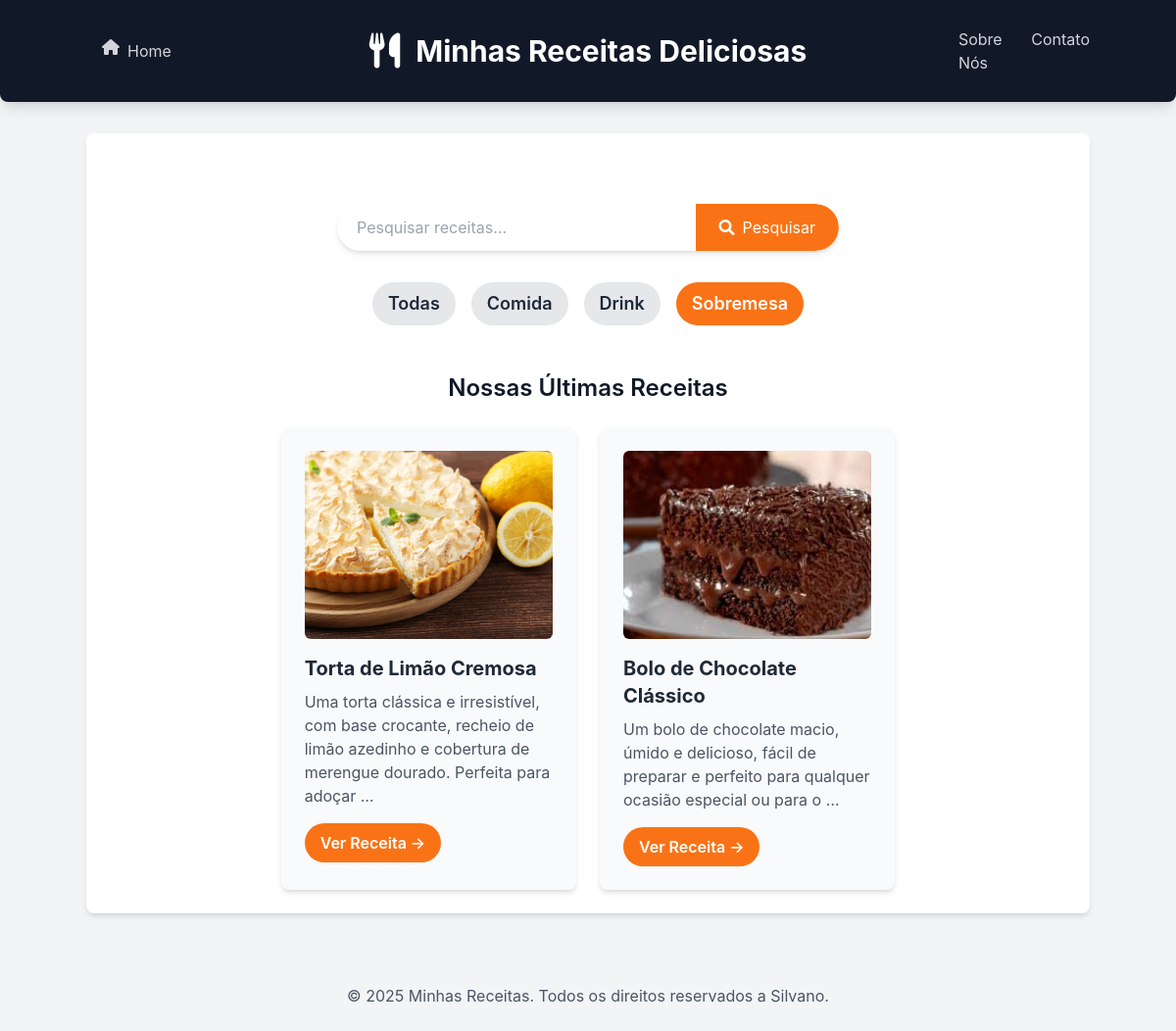
The page /receitas?categoria=sobremesa on the database its author committed.
### receitas/models.py (models this page shows, shortened)
class Receita(models.Model):
    CATEGORIAS = [
        ('comida', 'Comida'),
        ('drink', 'drink'),
        ('sobremesa', 'Sobremesa'),
    ]
    title = models.CharField(max_length=200)
    description = models.TextField()
    ingredients = models.TextField()
    instructions = models.TextField()
    image = models.ImageField (upload_to='receitas/images/',
    blank=True, null=True)
    categoria = models.CharField(
        max_length=20,
        choices=CATEGORIAS,
        default='comida')
    created_at = models.DateTimeField(auto_now_add=True)
    updated_at = models.DateTimeField(auto_now=True)
    class Meta:
        verbose_name = "Receita"
        verbose_name_plural = "Receitas"
        ordering = ['-created_at']

### receitas/views.py (the view)
# urls.py: 2. Add a URL to urlpatterns:  path('', views.home, name='home')
def home(request):
    categoria_slug = request.GET.get('categoria')
    categorias_choices = [choice[0] for choice in Receita.CATEGORIAS]
    if categoria_slug:
        receitas = Receita.objects.filter(categoria=categoria_slug)
        categoria_selecionada = categoria_slug
    else:
        receitas = Receita.objects.all()
        categoria_selecionada = None
    return render(request, 'receitas/home.html', {
        'receitas': receitas,
        'categorias': categorias_choices,
        'categoria_selecionada': categoria_selecionada
    })

### receitas/templates/receitas/home.html (shortened to what this page needs)
{% extends "receitas/base.html" %}
{% block content %}
    <section class="container mx-auto mt-8 p-4 flex justify-center">
        <form method="GET" action="{% url 'pesquisar_receitas' %}" class="w-full max-w-lg flex bg-white rounded-full shadow-md overflow-hidden">
            <input type="text" name="q" placeholder="Pesquisar receitas..." class="flex-grow p-3 text-gray-700 focus:outline-none focus:ring-2 focus:ring-orange-500 rounded-l-full pl-5">
            <button type="submit" class="bg-orange-500 hover:bg-orange-600 text-white p-3 px-6 rounded-r-full transition duration-300 ease-in-out flex items-center justify-center">
                <i class="fas fa-search mr-2"></i> Pesquisar
            </button>
        </form>
    </section>
    <nav class="flex justify-center space-x-4 py-4">
    <a href="{% url 'home' %}"
       class="text-lg font-semibold px-4 py-2 rounded-full transition-colors {% if not categoria_selecionada %}bg-orange-500 text-white{% else %}bg-gray-200 text-gray-800 hover:bg-gray-300{% endif %}"> Todas
    </a>
    {% for categoria in categorias %}
        <a href="{% url 'home' %}?categoria={{ categoria }}"
           class="text-lg font-semibold px-4 py-2 rounded-full transition-colors {% if categoria == categoria_selecionada %}bg-orange-500 text-white{% else %}bg-gray-200
text-gray-800 hover:bg-gray-300{% endif %}">
           {{ categoria|capfirst }}
        </a>
    {% endfor %}
</nav>
    <h2 class="text-2xl font-semibold mb-6 text-center mt-8">Nossas Últimas Receitas</h2>
    <div class="flex flex-wrap justify-center gap-6">
        {% for receita in receitas %}
            <div class="w-full sm:w-[calc(50%-1.5rem)] lg:w-[calc(33.333%-1.5rem)] bg-gray-50 p-6 rounded-lg shadow-md hover:shadow-lg transition-shadow duration-300 ease-in-out">
                {% if receita.image %}
                <img src="{{ receita.image.url }}" alt="Imagem de {{ receita.title }}" class="w-full h-48 object-cover rounded-md mb-4">
                {% endif %}
                <h3 class="text-xl font-bold mb-2 text-gray-800">{{ receita.title }}</h3>
                <p class="text-gray-600 mb-4">{{ receita.description|truncatewords:20 }}</p>
                <a href="{% url 'receita_detail' id=receita.id %}" class="inline-block bg-orange-500 hover:bg-orange-600 text-white font-semibold py-2 px-4 rounded-full transition-colors duration-300">Ver Receita &rarr;</a>
            </div>
        {% empty %}
            <p class="text-center text-gray-500 col-span-full">Nenhuma receita encontrada.</p>
        {% endfor %}
    </div>
{% endblock %}

### receitas/templates/receitas/base.html (style rules this page uses)
body { font-family: 'Inter', sans-serif; }

### rows shown on the page
Receita: image (picture), title "Torta de Limão Cremosa", description "Uma torta clássica e irresistível, com base crocante, recheio de limão azedinho e cobertura de merengue dourado. Perfeita para adoçar …"
Receita: image (picture), title "Bolo de Chocolate Clássico", description "Um bolo de chocolate macio, úmido e delicioso, fácil de preparar e perfeito para qualquer ocasião especial ou para o …"

### other values the page prints
{{ categoria|capfirst }} "Comida" "Drink" "Sobremesa"
